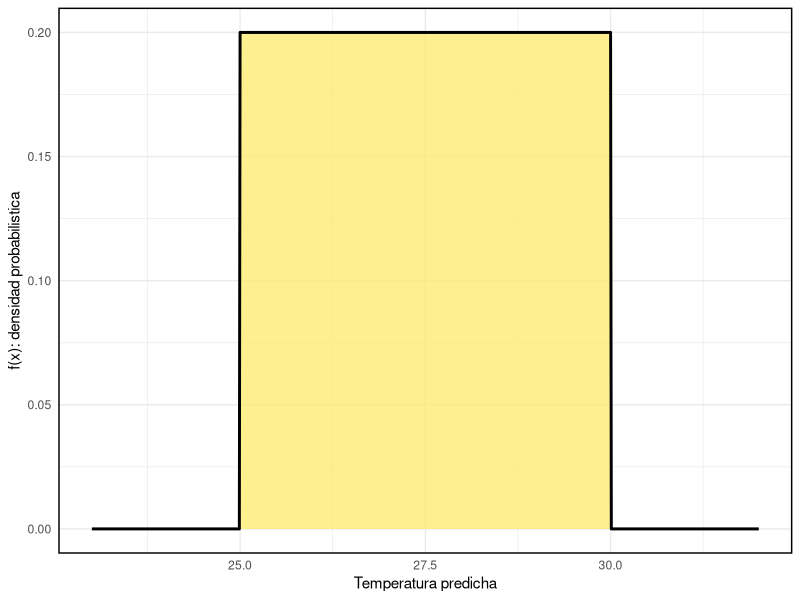
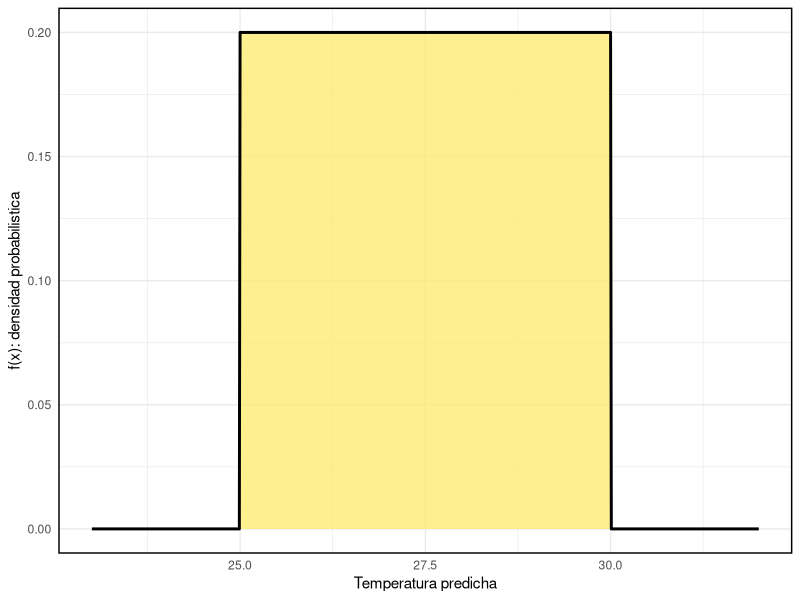
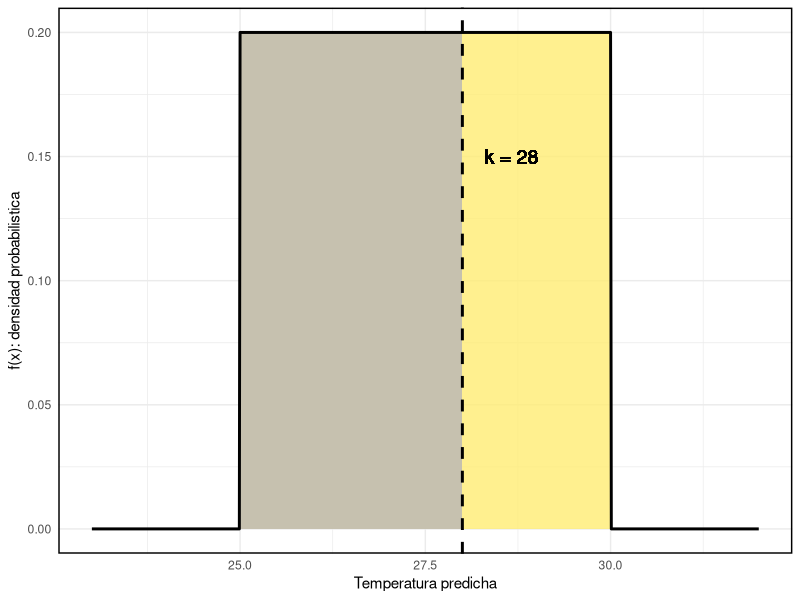
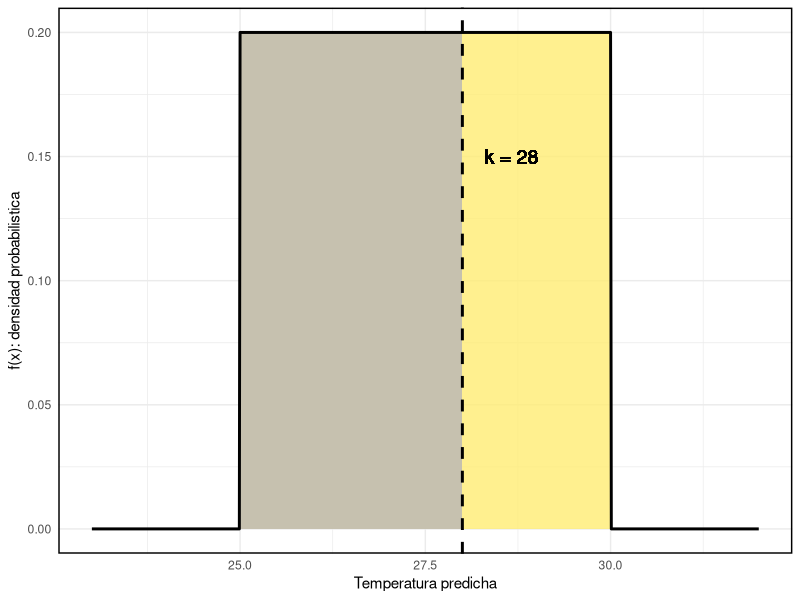
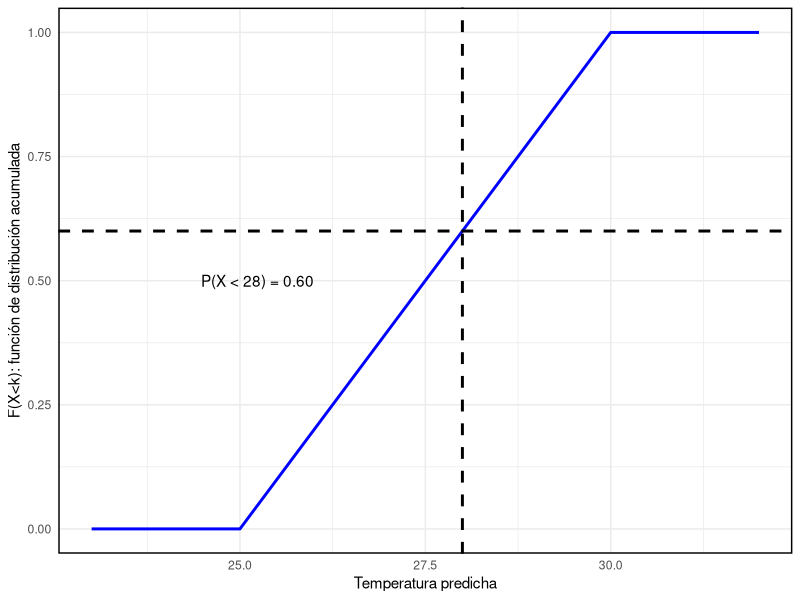
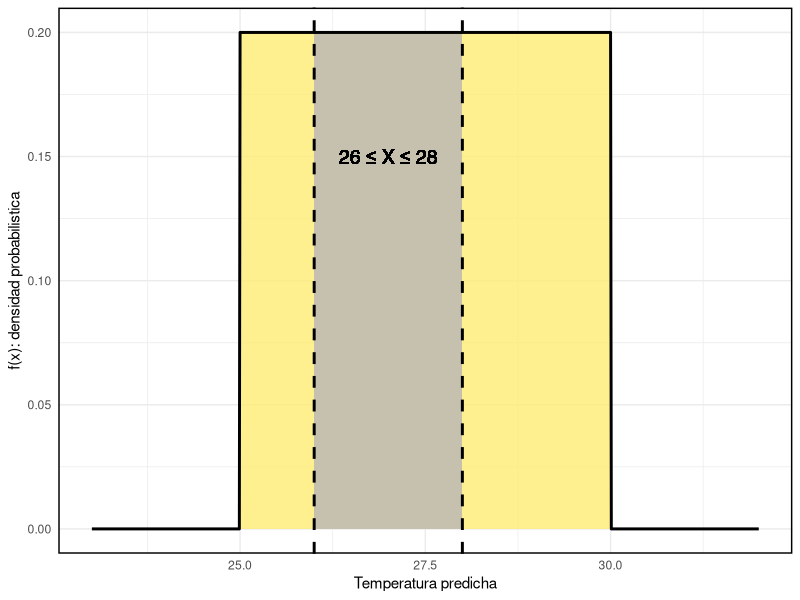
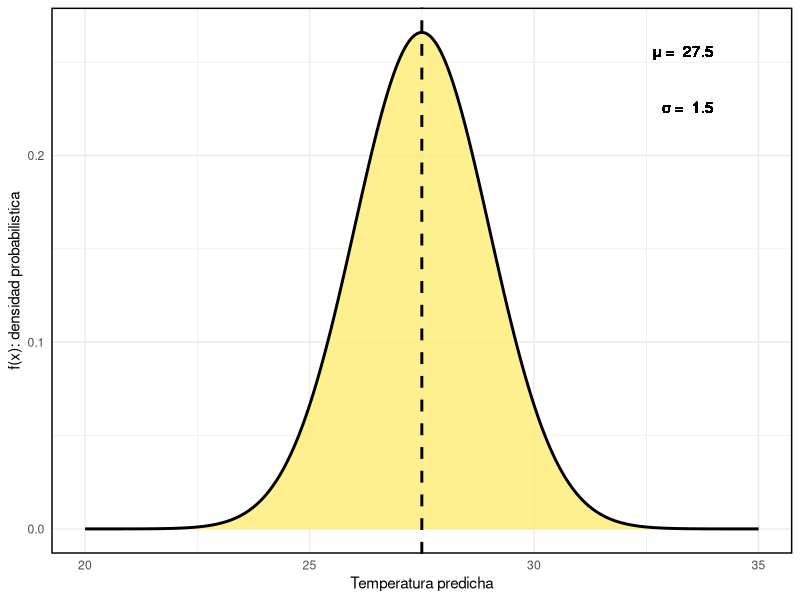
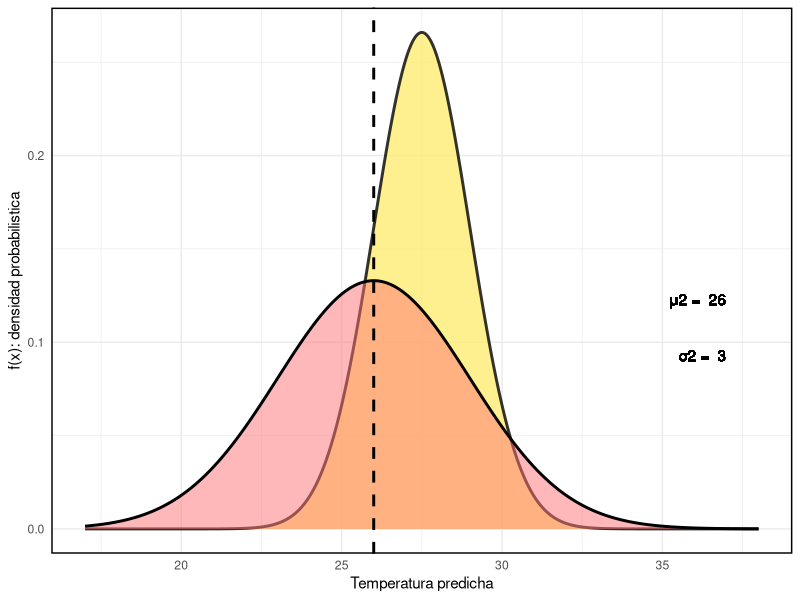

Reproduce these figures in R, in order.
## ---- chunk 1

# Load necessary libraries
library(ggplot2)
library(RColorBrewer)

# Function to calculate the PDF of a uniform distribution
PDF_uniform <- function(x, min, max) {
  ifelse(x >= min & x <= max, 1 / (max - min), 0)
}

# Define the values for a and c
a <- 25
c <- 30

# Create a data frame for plotting the PDF
x_values <- seq(a - 2, c + 2, 0.01)
PDF_values <- PDF_uniform(x_values, a, c)
PDF_df <- data.frame(x = x_values, PDF = PDF_values)

# Create the ggplot with "Set1" color palette and transparency
ggplot(data = PDF_df, aes(x = x, y = PDF)) +
  geom_area(fill = "#ffec73", alpha=0.8) + # This line adds the colored area
  geom_line(color = "black", size = 1) +
  labs(x = "Temperatura predicha",
       y = "f(x): densidad probabilistica") +
  scale_color_manual(values = "black") +
  scale_fill_manual(values = "#ffec73") +
  theme_minimal() + 
  theme(legend.position="none",
        panel.border = element_rect(color = "black", fill = NA, size = 1))
## ---- chunk 2

# Load necessary libraries
library(ggplot2)
library(RColorBrewer)

# Function to calculate the PDF of a uniform distribution
PDF_uniform <- function(x, min, max) {
  ifelse(x >= min & x <= max, 1 / (max - min), 0)
}

# Define the values for a and c
a <- 25
c <- 30

# Create a data frame for plotting the PDF
x_values <- seq(a - 2, c + 2, 0.01)
PDF_values <- PDF_uniform(x_values, a, c)
PDF_df <- data.frame(x = x_values, PDF = PDF_values)

# Create the ggplot with "Set1" color palette and transparency
ggplot(data = PDF_df, aes(x = x, y = PDF)) +
  geom_area(fill = "#ffec73", alpha=0.8) + # This line adds the colored area
  geom_line(color = "black", size = 1) +
  labs(x = "Temperatura predicha",
       y = "f(x): densidad probabilistica") +
  scale_color_manual(values = "black") +
  scale_fill_manual(values = "#ffec73") +
  theme_minimal() + 
  theme(legend.position="none",
        panel.border = element_rect(color = "black", fill = NA, size = 1))
## ---- chunk 3

# Load necessary libraries
library(ggplot2)
library(RColorBrewer)

# Function to calculate the PDF of a uniform distribution
PDF_uniform <- function(x, min, max) {
  ifelse(x >= min & x <= max, 1 / (max - min), 0)
}

# Define the values for a, b, and c
a <- 25
b <- 28
c <- 30

# Create a data frame for plotting the PDF
x_values <- seq(a - 2, c + 2, 0.01)
PDF_values <- PDF_uniform(x_values, a, c)
PDF_df <- data.frame(x = x_values, PDF = PDF_values)

# Create the ggplot
ggplot(data = PDF_df, aes(x = x, y = PDF)) +
    geom_area(fill="#ffec73", alpha=0.8) +
  geom_rect(aes(xmin = a, xmax = b, ymin = 0, ymax = 1 / (c - a)), fill = "#c6c1af") +
    geom_line(color = "black", size = 1) +
  geom_vline(xintercept = b, linetype = "dashed",  size = 1) +
  geom_text(aes(x = b + 0.3 , y = 0.15, label = "k = 28"), hjust = 0, size=5) +
  labs(x = "Temperatura predicha",
       y = "f(x): densidad probabilistica") +
  theme_minimal() + 
  theme(legend.position="none",
        panel.border = element_rect(color = "black", fill = NA, size = 1)) # This line adds the inner box
## ---- chunk 4

# Load necessary libraries
library(ggplot2)
library(RColorBrewer)

# Function to calculate the PDF of a uniform distribution
PDF_uniform <- function(x, min, max) {
  ifelse(x >= min & x <= max, 1 / (max - min), 0)
}

# Define the values for a, b, and c
a <- 25
b <- 28
c <- 30

# Create a data frame for plotting the PDF
x_values <- seq(a - 2, c + 2, 0.01)
PDF_values <- PDF_uniform(x_values, a, c)
PDF_df <- data.frame(x = x_values, PDF = PDF_values)

# Create the ggplot
ggplot(data = PDF_df, aes(x = x, y = PDF)) +
    geom_area(fill="#ffec73", alpha=0.8) +
  geom_rect(aes(xmin = a, xmax = b, ymin = 0, ymax = 1 / (c - a)), fill = "#c6c1af") +
    geom_line(color = "black", size = 1) +
  geom_vline(xintercept = b, linetype = "dashed",  size = 1) +
  geom_text(aes(x = b + 0.3 , y = 0.15, label = "k = 28"), hjust = 0, size=5) +
  labs(x = "Temperatura predicha",
       y = "f(x): densidad probabilistica") +
  theme_minimal() + 
  theme(legend.position="none",
        panel.border = element_rect(color = "black", fill = NA, size = 1)) # This line adds the inner box
## ---- chunk 5
# Load necessary libraries
library(ggplot2)
library(RColorBrewer)

# Function to calculate the CDF of a uniform distribution
CDF_uniform <- function(x, min, max) {
  ifelse(x < min, 0, ifelse(x <= max, (x-min) / (max - min), 1))
}

# Define the values for a, b, and c
a <- 25
b <- 28
c <- 30

# Create a data frame for plotting the CDF
x_values <- seq(a - 2, c + 2, 0.01)
CDF_values <- CDF_uniform(x_values, a, c)
CDF_df <- data.frame(x = x_values, CDF = CDF_values)

# Create the ggplot
ggplot(data = CDF_df, aes(x = x, y = CDF)) +
    geom_line(color = "blue", size = 1) +
    geom_hline(yintercept = CDF_uniform(28, a, c), linetype = "dashed", color = "black", size = 1) +
      annotate("text", x = a + 1, y = CDF_uniform(28, a, c) - 0.1, label = sprintf("P(X < 28) = %.2f", CDF_uniform(28, a, c)), hjust = 1, color = "black") +
    geom_vline(xintercept = 28, linetype = "dashed", color = "black", size = 1) +
    labs(x = "Temperatura predicha",
         y = "F(X<k): función de distribución acumulada") +
    theme_minimal() + 
    theme(legend.position="none",
          panel.border = element_rect(color = "black", fill = NA, size = 1))

## ---- chunk 6

# Load necessary libraries
library(ggplot2)
library(RColorBrewer)

# Function to calculate the PDF of a uniform distribution
PDF_uniform <- function(x, min, max) {
  ifelse(x >= min & x <= max, 1 / (max - min), 0)
}

# Define the values for a, b, c, and d
a <- 25
b <- 26
c <- 28
d <- 30

# Create a data frame for plotting the PDF
x_values <- seq(a - 2, d + 2, 0.01)
PDF_values <- PDF_uniform(x_values, a, d)
PDF_df <- data.frame(x = x_values, PDF = PDF_values)

# Create the ggplot
ggplot(data = PDF_df, aes(x = x, y = PDF)) +
    geom_area(fill="#ffec73", alpha=0.8) +
  geom_rect(aes(xmin = b, xmax = c, ymin = 0, ymax = 1 / (d - a)), fill = "#c6c1af") +
    geom_line(color = "black", size = 1) +
  geom_vline(xintercept = b, linetype = "dashed",  size = 1) +
  geom_vline(xintercept = c, linetype = "dashed",  size = 1) +
  geom_text(aes(x = (b+c)/2 , y = 0.15, label = "26 ≤ X ≤ 28"), hjust = 0.5, size=5) +
  labs(x = "Temperatura predicha",
       y = "f(x): densidad probabilistica") +
  theme_minimal() + 
  theme(legend.position="none",
        panel.border = element_rect(color = "black", fill = NA, size = 1))

## ---- chunk 7

# Load necessary libraries
library(ggplot2)
library(RColorBrewer)

# Function to calculate the PDF of a normal distribution
PDF_normal <- function(x, mean, sd) {
  (1 / (sd * sqrt(2 * pi))) * exp(-((x - mean)^2) / (2 * sd^2))
}

# Define the values for the mean and standard deviation
mean <- 27.5
sd <- 1.5

# Create a data frame for plotting the PDF
x_values <- seq(mean - 5*sd, mean + 5*sd, 0.01)
PDF_values <- PDF_normal(x_values, mean, sd)
PDF_df <- data.frame(x = x_values, PDF = PDF_values)

# Create the ggplot with "Set1" color palette and transparency
ggplot(data = PDF_df, aes(x = x, y = PDF)) +
  geom_area(fill = "#ffec73", alpha=0.8) + 
  geom_line(color = "black", size = 1) +
  geom_vline(aes(xintercept = mean), linetype = "dashed", size = 1) + 
  geom_text(aes(x = max(x_values) - 1, y = max(PDF) - 0.01, label = paste("μ = ", mean)), hjust = "right") + 
  geom_text(aes(x = max(x_values) - 1, y = max(PDF) - 0.04, label = paste("σ = ", sd)), hjust = "right") + 
  labs(x = "Temperatura predicha",
       y = "f(x): densidad probabilistica") +
  scale_color_manual(values = "black") +
  scale_fill_manual(values = "#ffec73") +
  theme_minimal() + 
  theme(legend.position="none",
        panel.border = element_rect(color = "black", fill = NA, size = 1))

## ---- chunk 8

# Load necessary libraries
library(ggplot2)
library(RColorBrewer)

# Function to calculate the PDF of a normal distribution
PDF_normal <- function(x, mean, sd) {
  (1 / (sd * sqrt(2 * pi))) * exp(-((x - mean)^2) / (2 * sd^2))
}

# Define the values for the first distribution
mean1 <- 27.5
sd1 <- 1.5

# Define the values for the new distribution
mean2 <- 26
sd2 <- 3

# Create a data frame for plotting the PDF
x_values <- seq(mean1 - 7*sd1, mean1 + 7*sd1, 0.01)

# Compute PDF values for both distributions
PDF_values1 <- PDF_normal(x_values, mean1, sd1)
PDF_values2 <- PDF_normal(x_values, mean2, sd2)

PDF_df <- data.frame(x = x_values, PDF1 = PDF_values1, PDF2 = PDF_values2)

ggplot(data = PDF_df, aes(x = x)) +
  
  geom_area(aes(y = PDF1), fill = "#ffec73", alpha = 0.8) +
  geom_line(aes(y = PDF1), color = "black", size = 1, alpha = 0.8) +
  
  geom_area(aes(y = PDF2), fill = "#ff7377", alpha = 0.5) +
  geom_line(aes(y = PDF2), color = "black", size = 1) +
  
  geom_vline(aes(xintercept = mean2), linetype = "dashed", size = 1) +
  geom_text(aes(x = max(x_values) - 1, y = max(PDF2) - 0.01, label = paste("μ2 = ", mean2)), hjust = "right") +
  geom_text(aes(x = max(x_values) - 1, y = max(PDF2) - 0.04, label = paste("σ2 = ", sd2)), hjust = "right") +
  
  labs(x = "Temperatura predicha",
       y = "f(x): densidad probabilistica") +
  theme_minimal() + 
  theme(legend.position="none",
        panel.border = element_rect(color = "black", fill = NA, size = 1))
## ---- chunk 9

# Function to calculate the PDF of a normal distribution
PDF_normal <- function(x, mean, sd) {
  (1 / (sd * sqrt(2 * pi))) * exp(-((x - mean)^2) / (2 * sd^2))
}

# Define the values for the mean and standard deviation
mean_val <- 27.5
sd_val <- 1.5
temp_cutoff <- 28

# Create a data frame for plotting the PDF
x_values <- seq(mean_val - 5*sd_val, mean_val + 5*sd_val, 0.01)
PDF_values <- PDF_normal(x_values, mean_val, sd_val)
PDF_df <- data.frame(x = x_values, PDF = PDF_values)

# Create the ggplot
ggplot(data = PDF_df, aes(x = x, y = PDF)) +
    geom_area(fill = "#ffec73", alpha = 0.8) + # This line adds the colored area
    geom_area(data = subset(PDF_df, x <= temp_cutoff), aes(x = x, y = PDF), fill="#c6c1af", alpha=0.8) +
    geom_line(color = "black", size = 1) +
    geom_vline(xintercept = temp_cutoff, linetype = "dashed", color = "black", size = 1) +
    geom_text(aes(x = temp_cutoff - 0.5, y = max(PDF)*0.05, label = "28°"), hjust = 1, color = "black", size=5) +
    labs(x = "Temperatura predicha",
         y = "f(x): densidad probabilistica", 
         title = "¿Cual es la probabilidad de que la temperatura esté por debajo de los 28 grados?") +
    theme_minimal() +
    theme(legend.position="none",
          panel.border = element_rect(color = "black", fill = NA, size = 1))
## ---- chunk 10

# Function to calculate the PDF of a normal distribution
PDF_normal <- function(x, mean, sd) {
  (1 / (sd * sqrt(2 * pi))) * exp(-((x - mean)^2) / (2 * sd^2))
}

# Define the values for the mean and standard deviation
mean_val <- 27.5
sd_val <- 1.5
temp_cutoff <- 28

# Create a data frame for plotting the PDF
x_values <- seq(mean_val - 5*sd_val, mean_val + 5*sd_val, 0.01)
PDF_values <- PDF_normal(x_values, mean_val, sd_val)
PDF_df <- data.frame(x = x_values, PDF = PDF_values)

# Create the ggplot
ggplot(data = PDF_df, aes(x = x, y = PDF)) +
    geom_area(fill = "#ffec73", alpha = 0.8) + # This line adds the colored area
    geom_area(data = subset(PDF_df, x <= temp_cutoff), aes(x = x, y = PDF), fill="#c6c1af", alpha=0.8) +
    geom_line(color = "black", size = 1) +
    geom_vline(xintercept = temp_cutoff, linetype = "dashed", color = "black", size = 1) +
    geom_text(aes(x = temp_cutoff - 0.5, y = max(PDF)*0.05, label = "28°"), hjust = 1, color = "black", size=5) +
    labs(x = "Temperatura predicha",
         y = "f(x): densidad probabilistica", 
         title = "¿Cual es la probabilidad de que la temperatura esté por debajo de los 28 grados?") +
    theme_minimal() +
    theme(legend.position="none",
          panel.border = element_rect(color = "black", fill = NA, size = 1))
## ---- chunk 11
pnorm(q=28, mean=27.5, sd=1.5)
## ---- chunk 12

# Load necessary libraries
library(ggplot2)
library(RColorBrewer)

# Define the CDF for a normal distribution using pnorm()
CDF_normal <- function(x, mean, sd) {
  pnorm(x, mean, sd)
}

# Define the mean and standard deviation
mean <- 27.5
sd <- 1.5

# Create a data frame for plotting the CDF
x_values <- seq(mean - 5*sd, mean + 5*sd, 0.01)
CDF_values <- CDF_normal(x_values, mean, sd)
CDF_df <- data.frame(x = x_values, CDF = CDF_values)

# Create the ggplot
ggplot(data = CDF_df, aes(x = x, y = CDF)) +
    geom_line(color = "blue", size = 1) +
    geom_vline(xintercept = 28, linetype = "dashed", color = "black", size = 1) +
    geom_hline(yintercept = CDF_normal(28, mean, sd), linetype = "dashed", color = "black", size = 1) +
    annotate("text", x = mean + 5*sd - 1, y = CDF_normal(28, mean, sd) - 0.1, label = sprintf("P(X < 28) = %.2f", CDF_normal(28, mean, sd)), hjust = 1, color = "black") +
    labs(x = "Temperatura predicha",
         y = "F(X<k): función de distribución acumulada") +
    theme_minimal() + 
    theme(legend.position="none",
          panel.border = element_rect(color = "black", fill = NA, size = 1))

## ---- chunk 13
pnorm(q=28, mean=27.5, sd=1.5)
## ---- chunk 14

# Load necessary libraries
library(ggplot2)
library(RColorBrewer)

# Function to calculate the PDF of a normal distribution
PDF_normal <- function(x, mean, sd) {
  dnorm(x, mean, sd)
}

# Define the values for the range and mean and sd
mean_val <- 27.5
sd_val <- 1.5
x_range <- seq(mean_val - 4*sd_val, mean_val + 4*sd_val, 0.01)
PDF_values <- PDF_normal(x_range, mean_val, sd_val)
PDF_df <- data.frame(x = x_range, PDF = PDF_values)

# Create the ggplot
ggplot(data = PDF_df, aes(x = x, y = PDF)) +
      geom_area(fill = "#ffec73", alpha = 0.8) + # This line adds the colored area
    geom_area(data = subset(PDF_df, x >= 26 & x <= 28), aes(x=x, y=PDF), fill="#c6c1af", alpha=0.8) +
    geom_line(color = "black", size = 1) +
  geom_vline(xintercept = 26, linetype = "dashed",  size = 1) +
  geom_vline(xintercept = 28, linetype = "dashed",  size = 1) +
  geom_text(aes(x = 30 , y = max(PDF) * 0.7, label = "26 ≤ X ≤ 28"), hjust = 0.5, size=5) +
  labs(x = "Temperatura predicha",
       y = "f(x): densidad probabilistica") +
  theme_minimal() + 
  theme(legend.position="none",
        panel.border = element_rect(color = "black", fill = NA, size = 1))

## ---- chunk 15
pnorm(q=28, mean=27.5, sd=1.5) - 
  pnorm(q=26, mean=27.5, sd=1.5)
